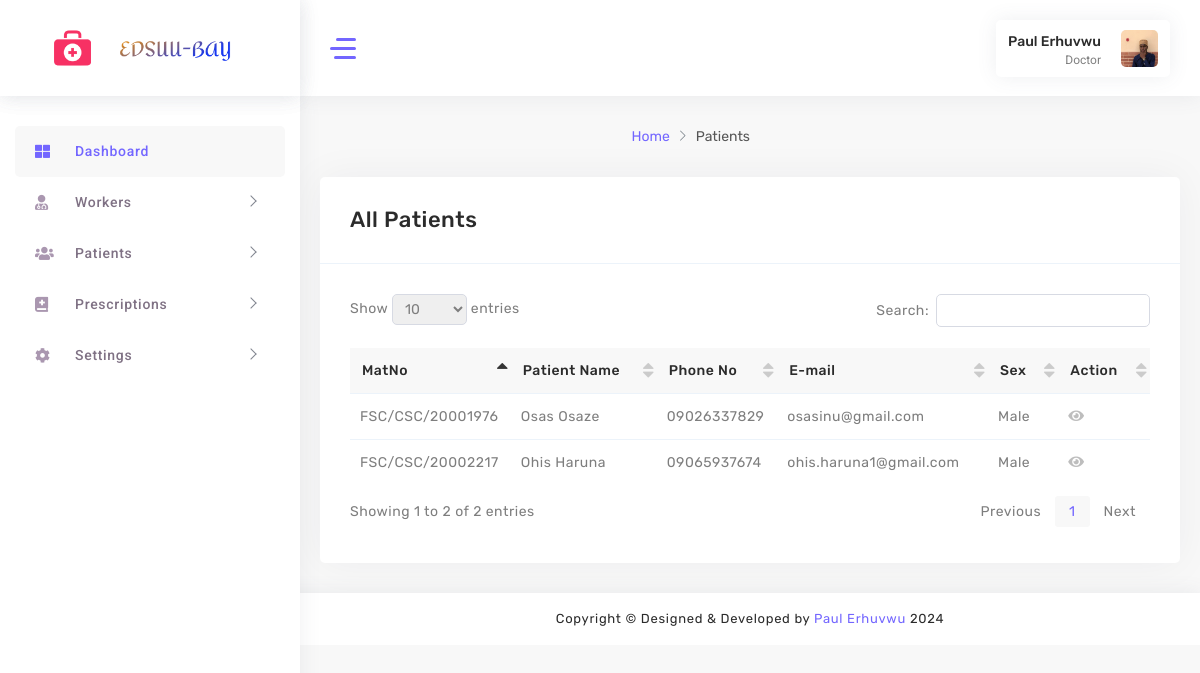
/doctor/patients (signed in), run on the app's committed database.
### accounts/models.py (models this page shows, shortened)
class UserProfile(models.Model):
    USER_ROLES = (
        ('nurse', 'Nurse'),
        ('doctor', 'Doctor'),
    )
    user = models.OneToOneField(User, on_delete=models.CASCADE)
    email = models.EmailField(max_length=30)
    role = models.CharField(max_length=20, choices=USER_ROLES)
    phone_number = models.CharField(max_length=15)
    profile_picture = models.ImageField(upload_to='profile_pictures', blank=True, null=True)
    bio = models.TextField(blank=True, null=True)
    address = models.TextField(blank=True, null=True)
    birthday = models.DateField(blank=True, null=True)

class PatientProfile(models.Model):
    first_name = models.CharField(max_length=100)
    last_name = models.CharField(max_length=100)
    matriculation_number = models.CharField(max_length=20, unique=True)
    email = models.EmailField()
    mobile_no = models.CharField(max_length=11)
    birthday = models.DateField()
    marital_status = models.CharField(max_length=20, choices=[('Married', 'Married'), ('Unmarried', 'Unmarried')])
    sex = models.CharField(max_length=10, choices=[('Male', 'Male'), ('Female', 'Female')])
    blood_group = models.CharField(max_length=5, choices=[('A+', 'A+'), ('A-', 'A-'), ('B+', 'B+'), ('B-', 'B-'), ('O+', 'O+'), ('O-', 'O-'), ('AB+', 'AB+'), ('AB-', 'AB-')])
    genotype = models.CharField(max_length=2, choices=[('AA', 'AA'), ('AS', 'AS'), ('AC', 'AC'), ('SS', 'SS'), ('SC', 'SC')])
    address = models.TextField()
    patient_height = models.CharField(max_length=10)
    image = models.ImageField(upload_to='patients/', blank=True, null=True)
    mothers_number = models.CharField(max_length=11)
    fathers_number = models.CharField(max_length=11)

### accounts/views.py (the view)
# urls.py: path("doctor/patients", all_patients, name='allpatients'),
@login_required(login_url='/custom_login/')
@role_required('doctor')
def all_patients(request):
    patients = PatientProfile.objects.all()
    return render(request, 'doctor/all-patients.html', {'patients': patients})

### accounts/views.py (called while the page is built)
def role_required(role):
    def decorator(view_func):
        @wraps(view_func)
        def _wrapped_view(request, *args, **kwargs):
            if request.user.is_authenticated:
                user_profile = UserProfile.objects.get(user=request.user)
                if user_profile.role == role:
                    return view_func(request, *args, **kwargs)
                else:
                    return redirect('error404')  # Update 'error404' with your actual URL name for the error page
            else:
                return redirect('login')
        return _wrapped_view
    return decorator

### accounts/templates/doctor/all-patients.html (shortened to what this page needs)
{% load static %}
<!DOCTYPE html>
<html lang="en">
<head>
    <link rel="stylesheet" href="{% static 'assets/main/css/fonts.css' %}">
    <link rel="stylesheet" href="{% static 'assets/main/css/style.css' %}">
</head>
<body>
    <div id="main-wrapper" class="show">
        <div class="nav-header">
            <div class="brand-logo">
                <a href="#"> <img class="logo-tabib" src="assets/images/download.png" alt=""></a>
                <a href="#"><img class="brand-title" src="assets/images/logo.png" alt=""></a>
            </div>
        </div>
        <aside class="left-panel nicescroll-box">
            <nav class="navigation">
                <ul class="list-unstyled main-menu">
                    <li class="has-submenu active">
                        <a href="{% url 'homedoc' %}">
                            <i class="fas fa-th-large"></i>
                            <span class="nav-label">Dashboard</span>
                        </a>
                    </li>
                    <li class="has-submenu">
                        <a href="javascript:void()" class="has-arrow mm-collapsed">
                            <i class="fas fa-user-md"></i>
                            <span class="nav-label">Workers</span>
                        </a>
                    </li>
                    <li class="has-submenu">
                        <a href="javascript:void()" class="has-arrow mm-collapsed">
                            <i class="fas fa-users"></i>
                            <span class="nav-label">Patients</span>
                        </a>
                    </li>
                    <li class="has-submenu">
                        <a href="javascript:void()" class="has-arrow mm-collapsed">
                            <i class="fas fa-book-medical"></i>
                            <span class="nav-label">Prescriptions</span>
                        </a>
                    </li>
                    <li class="has-submenu">
                        <a href="javascript:void()" class="has-arrow mm-collapsed">
                            <i class="fas fa-cog"></i>
                            <span class="nav-label">Settings</span>
                        </a>
                    </li>
                </ul>
            </nav>
        </aside>
        <div class="nav-header">
            <div class="brand-logo">
                <a href="#"> <img class="logo-tabib" src="{% static 'assets/images/download.png' %}" alt=""></a>
                <a href="#"><img class="brand-title" src="{% static 'assets/images/logo.png' %}" alt=""></a>
            </div>
        </div>
        <div class="header">
            <header class="top-head container-fluid">
                <div class="nav-control">
                    <div class="hamburger">
                        <span class="line"></span><span class="line"></span><span class="line"></span>
                    </div>
                </div>
                <div class="header-right">
                    <div class="my-account-wrapper widget-7">
                        <div class="account-wrapper">
                            <div class="account-control">
                                <a class="login header-profile" href="#" title="Sign in">
                                    <div class="header-info">
                                        <span style="text-transform: capitalize;">{{ user.get_full_name }}</span>
                                        <small>{{ user.userprofile.get_role_display }}</small>
                                    </div>
                                    <img src="{% if user.userprofile.profile_picture %}{{ user.userprofile.profile_picture.url }}{% else %}{% static 'assets/images/profile.jpg' %}{% endif %}" alt="Profile Picture">
                                </a>
                            </div>
                        </div>
                    </div>
                </div>
            </header>
        </div>
        <div class="content-body">
            <div class="warper container-fluid">
                <div class="all-patients main_container">
                    <div class="row page-titles mx-0">
                        <div class="col-sm-6 p-md-0 justify-content-sm-end mt-2 mt-sm-0 d-flex">
                            <ol class="breadcrumb">
                                <li class="breadcrumb-item"><a href="{% url 'homedoc' %}">Home</a></li>
                                <li class="breadcrumb-item active"><a href="#">Patients</a></li>
                            </ol>
                        </div>
                    </div>
                    <div class="row">
                        <div class="col-lg-12">
                            <div class="card">
                                <div class="card-header fix-card">
                                    <div class="row">
                                        <div class="col-8">
                                            <h4 class="card-title"> All Patients </h4>
                                        </div>
                                    </div>
                                </div>
                                <div class="card-body">
                                    <div class="table-responsive">
                                        <table id="example1" class="display nowrap">
                                            <thead>
                                                <tr>
                                                    <th>MatNo</th>
                                                    <th>Patient Name</th>
                                                    <th>Phone No</th>
                                                    <th>E-mail</th>
                                                    <th>Sex</th>
                                                    <th>Action</th>
                                                </tr>
                                            </thead>
                                            <tbody>
                                                {% if patients %}
                                                    {% for patient in patients %}
                                                    <tr>
                                                        <td style="text-transform: uppercase;">
                                                            {{ patient.matriculation_number }}
                                                        </td>
                                                        <td style="text-transform: capitalize;">{{ patient.first_name }} {{ patient.last_name }}</td>
                                                        <td> {{ patient.mobile_no }} </td>
                                                        <td> {{ patient.email }}</td>
                                                        <td>{{ patient.sex }}</td>
                                                        <td>
                                                            <a href="{% url 'patientprofile' patient.id %}" class='mr-4 check'> <span
                                                                    class='fas fa-eye'></span></a>
                                                        </td>
                                                    </tr>
                                                    {% endfor %}
                                                    {% else %}
                                                    <p>No Patients yet.
                                                {% endif %}
                                            </tbody>
                                        </table>
                                    </div>
                                </div>
                            </div>
                        </div>
                    </div>
                </div>
            </div>
        </div>
        <div class="footer">
            <div class="copyright">
                <p class="mb-0">Copyright © Designed &amp; Developed by <a href="#" target="_blank">Paul Erhuvwu</a>
                    2024
                </p>
            </div>
        </div>
    </div>
</body>
</html>

### data on the page
PatientProfile: matriculation_number "FSC/CSC/20001976", first_name "Osas", last_name "Osaze", mobile_no "09026337829", email "osasinu@gmail.com", sex "Male"
PatientProfile: matriculation_number "FSC/CSC/20002217", first_name "Ohis", last_name "Haruna", mobile_no "09065937674", email "ohis.haruna1@gmail.com", sex "Male"

### other printed values
{{ user.get_full_name }} "Paul Erhuvwu"
{{ user.userprofile.get_role_display }} "Doctor"
